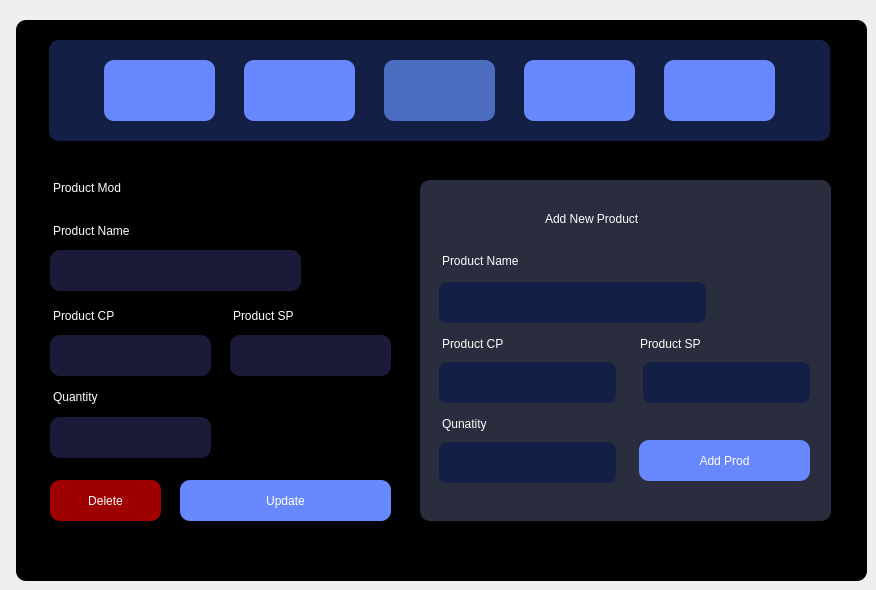
    <widget class="QWidget" name="tab_5">
     <attribute name="title">
      <string>Product Mod</string>
     </attribute>
     <widget class="QColumnView" name="columnView_10">
      <property name="geometry">
       <rect>
        <x>16</x>
        <y>20</y>
        <width>851</width>
        <height>561</height>
       </rect>
      </property>
      <property name="styleSheet">
       <string notr="true">background-color:rgb(0, 0, 0);
border-radius: 10px;</string>
      </property>
     </widget>
     <widget class="QColumnView" name="columnView_9">
      <property name="geometry">
       <rect>
        <x>49</x>
        <y>40</y>
        <width>781</width>
        <height>101</height>
       </rect>
      </property>
      <property name="styleSheet">
       <string notr="true">background-color:rgb(20, 31, 69);
border-radius: 10px;</string>
      </property>
     </widget>
     <widget class="QPushButton" name="navLogout3">
      <property name="geometry">
       <rect>
        <x>664</x>
        <y>60</y>
        <width>111</width>
        <height>61</height>
       </rect>
      </property>
      <property name="toolTip">
       <string>Logout</string>
      </property>
      <property name="styleSheet">
       <string notr="true">QPushButton#navLogout3 {
background-color: #6788FF; /* Background color */
font: 63 11pt &quot;Poppins SemiBold&quot;;
outline: 0;
color: white; /* Text color */
padding: 10px 20px; /* Padding for the button */
border: none; /* Remove default button border */
border-radius: 10px; /* Add some border-radius for a rounded appearance */
}
QPushButton#navLogout3:hover {
cursor: pointer; /* Change cursor to pointer on hover */
background-color: #4c6cbf;
}</string>
      </property>
      <property name="text">
       <string/>
      </property>
      <property name="icon">
       <iconset>
        <normaloff>../images/logout.png</normaloff>../images/logout.png</iconset>
      </property>
      <property name="iconSize">
       <size>
        <width>75</width>
        <height>75</height>
       </size>
      </property>
     </widget>
     <widget class="QPushButton" name="navProdMod3">
      <property name="geometry">
       <rect>
        <x>384</x>
        <y>60</y>
        <width>111</width>
        <height>61</height>
       </rect>
      </property>
      <property name="toolTip">
       <string>Logout</string>
      </property>
      <property name="styleSheet">
       <string notr="true">QPushButton#navProdMod3 {
background-color: #4c6cbf; /* Background color */
font: 63 11pt &quot;Poppins SemiBold&quot;;
outline: 0;
color: white; /* Text color */
padding: 10px 20px; /* Padding for the button */
border: none; /* Remove default button border */
border-radius: 10px; /* Add some border-radius for a rounded appearance */
}
QPushButton#navProdMod3:hover {
cursor: pointer; /* Change cursor to pointer on hover */
background-color: #4c6cbf;
}</string>
      </property>
      <property name="text">
       <string/>
      </property>
      <property name="icon">
       <iconset>
        <normaloff>../images/clipboard-list.svg</normaloff>../images/clipboard-list.svg</iconset>
      </property>
      <property name="iconSize">
       <size>
        <width>35</width>
        <height>35</height>
       </size>
      </property>
     </widget>
     <widget class="QPushButton" name="navOrderEntry3">
      <property name="geometry">
       <rect>
        <x>104</x>
        <y>60</y>
        <width>111</width>
        <height>61</height>
       </rect>
      </property>
      <property name="toolTip">
       <string>Order Entry</string>
      </property>
      <property name="styleSheet">
       <string notr="true">QPushButton#navOrderEntry3 {
background-color: #6788FF; /* Background color */
font: 63 11pt &quot;Poppins SemiBold&quot;;
color: white; /* Text color */
outline: 0;
padding: 10px 20px; /* Padding for the button */
border: none; /* Remove default button border */
border-radius: 10px; /* Add some border-radius for a rounded appearance */
}
QPushButton#navOrderEntry3:	hover {
cursor: pointer; /* Change cursor to pointer on hover */
background-color: #4c6cbf;
}</string>
      </property>
      <property name="text">
       <string/>
      </property>
      <property name="icon">
       <iconset>
        <normaloff>../images/shopping.svg</normaloff>../images/shopping.svg</iconset>
      </property>
      <property name="iconSize">
       <size>
        <width>35</width>
        <height>35</height>
       </size>
      </property>
     </widget>
     <widget class="QPushButton" name="navViewOrders3">
      <property name="enabled">
       <bool>true</bool>
      </property>
      <property name="geometry">
       <rect>
        <x>524</x>
        <y>60</y>
        <width>111</width>
        <height>61</height>
       </rect>
      </property>
      <property name="toolTip">
       <string>Orders</string>
      </property>
      <property name="styleSheet">
       <string notr="true">QPushButton#navViewOrders3 {
background-color: #6788FF; /* Background color */
font: 63 11pt &quot;Poppins SemiBold&quot;;
color: white; /* Text color */
outline: 0;
padding: 10px 20px; /* Padding for the button */
border: none; /* Remove default button border */
border-radius: 10px; /* Add some border-radius for a rounded appearance */
}
QPushButton#navViewOrders3:hover {
cursor: pointer; /* Change cursor to pointer on hover */
background-color: #4c6cbf;
}</string>
      </property>
      <property name="text">
       <string/>
      </property>
      <property name="icon">
       <iconset>
        <normaloff>../images/orders.png</normaloff>../images/orders.png</iconset>
      </property>
      <property name="iconSize">
       <size>
        <width>75</width>
        <height>75</height>
       </size>
      </property>
     </widget>
     <widget class="QPushButton" name="navManageStocks3">
      <property name="geometry">
       <rect>
        <x>244</x>
        <y>60</y>
        <width>111</width>
        <height>61</height>
       </rect>
      </property>
      <property name="toolTip">
       <string>Edit Orders</string>
      </property>
      <property name="styleSheet">
       <string notr="true">QPushButton#navManageStocks3 {
background-color: #6788FF; /* Background color */
font: 63 11pt &quot;Poppins SemiBold&quot;;
outline: 0;
color: white; /* Text color */
padding: 10px 20px; /* Padding for the button */
border: none; /* Remove default button border */
border-radius: 10px; /* Add some border-radius for a rounded appearance */
}
QPushButton#navManageStocks3:hover {
cursor: pointer; /* Change cursor to pointer on hover */
background-color: #4c6cbf;
}</string>
      </property>
      <property name="text">
       <string/>
      </property>
      <property name="icon">
       <iconset>
        <normaloff>../images/shelves.svg</normaloff>../images/shelves.svg</iconset>
      </property>
      <property name="iconSize">
       <size>
        <width>35</width>
        <height>35</height>
       </size>
      </property>
     </widget>
     <widget class="QGroupBox" name="groupBox_2">
      <property name="geometry">
       <rect>
        <x>420</x>
        <y>180</y>
        <width>411</width>
        <height>341</height>
       </rect>
      </property>
      <property name="styleSheet">
       <string notr="true">    border-radius: 10px;
    gridline-color: #E0E0E0; /* Light grid lines */
    color: white; /* Dark text color */
    font: 10pt &quot;Poppins&quot;;
    background-color: #292D3E;
    border: 2px solid #292D3E; </string>
      </property>
      <property name="title">
       <string/>
      </property>
      <widget class="QLabel" name="label_10">
       <property name="geometry">
        <rect>
         <x>120</x>
         <y>18</y>
         <width>201</width>
         <height>41</height>
        </rect>
       </property>
       <property name="styleSheet">
        <string notr="true">background-color:rgba(255, 255, 255, 0);
font: 63 15pt &quot;Poppins SemiBold&quot;;
color: white</string>
       </property>
       <property name="text">
        <string>Add New Product</string>
       </property>
      </widget>
      <widget class="QLabel" name="label_12">
       <property name="geometry">
        <rect>
         <x>17</x>
         <y>60</y>
         <width>161</width>
         <height>41</height>
        </rect>
       </property>
       <property name="styleSheet">
        <string notr="true">background-color:rgba(255, 255, 255, 0);
font: 63 11pt &quot;Poppins SemiBold&quot;;
color: white</string>
       </property>
       <property name="text">
        <string>Product Name</string>
       </property>
      </widget>
      <widget class="QLineEdit" name="prodAddNameInp">
       <property name="geometry">
        <rect>
         <x>17</x>
         <y>100</y>
         <width>271</width>
         <height>45</height>
        </rect>
       </property>
       <property name="styleSheet">
        <string notr="true">color: white;
font: 12pt &quot;Poppins&quot;;
border-radius: 10px;
background-color:rgb(20, 31, 69);
padding:10px;</string>
       </property>
      </widget>
      <widget class="QLineEdit" name="prodAddSellingPriceInp">
       <property name="geometry">
        <rect>
         <x>221</x>
         <y>180</y>
         <width>171</width>
         <height>45</height>
        </rect>
       </property>
       <property name="styleSheet">
        <string notr="true">color: white;
font: 12pt &quot;Poppins&quot;;
border-radius: 10px;
background-color:rgb(20, 31, 69);
padding:10px;</string>
       </property>
      </widget>
      <widget class="QLineEdit" name="prodAddCostPriceInp">
       <property name="geometry">
        <rect>
         <x>17</x>
         <y>180</y>
         <width>181</width>
         <height>45</height>
        </rect>
       </property>
       <property name="styleSheet">
        <string notr="true">color: white;
font: 12pt &quot;Poppins&quot;;
border-radius: 10px;
background-color:rgb(20, 31, 69);
padding:10px;</string>
       </property>
      </widget>
      <widget class="QLabel" name="label_13">
       <property name="geometry">
        <rect>
         <x>215</x>
         <y>148</y>
         <width>131</width>
         <height>31</height>
        </rect>
       </property>
       <property name="styleSheet">
        <string notr="true">background-color:rgba(255, 255, 255, 0);
font: 63 11pt &quot;Poppins SemiBold&quot;;
color: white</string>
       </property>
       <property name="text">
        <string>Product SP</string>
       </property>
      </widget>
      <widget class="QLabel" name="label_14">
       <property name="geometry">
        <rect>
         <x>17</x>
         <y>148</y>
         <width>131</width>
         <height>31</height>
        </rect>
       </property>
       <property name="styleSheet">
        <string notr="true">background-color:rgba(255, 255, 255, 0);
font: 63 11pt &quot;Poppins SemiBold&quot;;
color: white</string>
       </property>
       <property name="text">
        <string>Product CP</string>
       </property>
      </widget>
      <widget class="QPushButton" name="prodAddBtn">
       <property name="geometry">
        <rect>
         <x>219</x>
         <y>260</y>
         <width>171</width>
         <height>41</height>
        </rect>
       </property>
       <property name="styleSheet">
        <string notr="true">QPushButton#prodAddBtn {
background-color: #6788FF; /* Background color */
font: 63 11pt &quot;Poppins SemiBold&quot;;
color: white; /* Text color */
outline: 0;
padding: 10px 20px; /* Padding for the button */
border: none; /* Remove default button border */
border-radius: 10px; /* Add some border-radius for a rounded appearance */
}
QPushButton#prodAddBtn:hover {
cursor: pointer; /* Change cursor to pointer on hover */
background-color: #4c6cbf;
}</string>
       </property>
       <property name="text">
        <string>Add Prod</string>
       </property>
      </widget>
      <widget class="QLabel" name="label_15">
       <property name="geometry">
        <rect>
         <x>17</x>
         <y>228</y>
         <width>131</width>
         <height>31</height>
        </rect>
       </property>
       <property name="styleSheet">
        <string notr="true">background-color:rgba(255, 255, 255, 0);
font: 63 11pt &quot;Poppins SemiBold&quot;;
color: white</string>
       </property>
       <property name="text">
        <string>Qunatity</string>
       </property>
      </widget>
      <widget class="QLineEdit" name="prodAddQuantityInp">
       <property name="geometry">
        <rect>
         <x>17</x>
         <y>260</y>
         <width>181</width>
         <height>45</height>
        </rect>
       </property>
       <property name="styleSheet">
        <string notr="true">color: white;
font: 12pt &quot;Poppins&quot;;
border-radius: 10px;
background-color:rgb(20, 31, 69);
padding:10px;</string>
       </property>
      </widget>
     </widget>
     <widget class="QLabel" name="label_4">
      <property name="geometry">
       <rect>
        <x>53</x>
        <y>167</y>
        <width>321</width>
        <height>41</height>
       </rect>
      </property>
      <property name="styleSheet">
       <string notr="true">background-color:rgba(255, 255, 255, 0);
font: 63 30pt &quot;Poppins SemiBold&quot;;
color: white</string>
      </property>
      <property name="text">
       <string>Product Mod</string>
      </property>
     </widget>
     <widget class="QLabel" name="prodNameLabel">
      <property name="geometry">
       <rect>
        <x>53</x>
        <y>210</y>
        <width>111</width>
        <height>41</height>
       </rect>
      </property>
      <property name="styleSheet">
       <string notr="true">background-color:rgba(255, 255, 255, 0);
font: 63 11pt &quot;Poppins SemiBold&quot;;
color: white</string>
      </property>
      <property name="text">
       <string>Product Name</string>
      </property>
     </widget>
     <widget class="QLabel" name="label_7">
      <property name="geometry">
       <rect>
        <x>53</x>
        <y>295</y>
        <width>91</width>
        <height>41</height>
       </rect>
      </property>
      <property name="styleSheet">
       <string notr="true">background-color:rgba(255, 255, 255, 0);
font: 63 11pt &quot;Poppins SemiBold&quot;;
color: white</string>
      </property>
      <property name="text">
       <string>Product CP</string>
      </property>
     </widget>
     <widget class="QLabel" name="label_8">
      <property name="geometry">
       <rect>
        <x>233</x>
        <y>295</y>
        <width>101</width>
        <height>41</height>
       </rect>
      </property>
      <property name="styleSheet">
       <string notr="true">background-color:rgba(255, 255, 255, 0);
font: 63 11pt &quot;Poppins SemiBold&quot;;
color: white</string>
      </property>
      <property name="text">
       <string>Product SP</string>
      </property>
     </widget>
     <widget class="QLineEdit" name="prodModCostPriceInp">
      <property name="geometry">
       <rect>
        <x>50</x>
        <y>335</y>
        <width>161</width>
        <height>41</height>
       </rect>
      </property>
      <property name="styleSheet">
       <string notr="true">color: white;
font: 12pt &quot;Poppins&quot;;
border-radius: 10px;
background-color:rgb(27, 26, 56);
padding:10px;</string>
      </property>
     </widget>
     <widget class="QLineEdit" name="prodModSellingPriceInp">
      <property name="geometry">
       <rect>
        <x>230</x>
        <y>335</y>
        <width>161</width>
        <height>41</height>
       </rect>
      </property>
      <property name="styleSheet">
       <string notr="true">color: white;
font: 12pt &quot;Poppins&quot;;
border-radius: 10px;
background-color:rgb(27, 26, 56);
padding:10px;</string>
      </property>
     </widget>
     <widget class="QPushButton" name="prodModUpdateBtn">
      <property name="geometry">
       <rect>
        <x>180</x>
        <y>480</y>
        <width>211</width>
        <height>41</height>
       </rect>
      </property>
      <property name="styleSheet">
       <string notr="true">QPushButton#prodModUpdateBtn {
background-color: #6788FF; /* Background color */
font: 63 11pt &quot;Poppins SemiBold&quot;;
color: white; /* Text color */
outline: 0;
padding: 10px 20px; /* Padding for the button */
border: none; /* Remove default button border */
border-radius: 10px; /* Add some border-radius for a rounded appearance */
}
QPushButton#prodModUpdateBtn:hover {
cursor: pointer; /* Change cursor to pointer on hover */
background-color: #4c6cbf;
}</string>
      </property>
      <property name="text">
       <string>Update</string>
      </property>
     </widget>
     <widget class="QPushButton" name="prodModDeleteBtn">
      <property name="geometry">
       <rect>
        <x>50</x>
        <y>480</y>
        <width>111</width>
        <height>41</height>
       </rect>
      </property>
      <property name="styleSheet">
       <string notr="true">QPushButton#prodModDeleteBtn {
background-color: #9f0000; /* Background color */
font: 63 11pt &quot;Poppins SemiBold&quot;;
color: white; /* Text color */
outline: 0;
padding: 10px 20px; /* Padding for the button */
border: none; /* Remove default button border */
border-radius: 10px; /* Add some border-radius for a rounded appearance */
transition: all 0.3s;
}
QPushButton#prodModDeleteBtn:hover {
cursor: pointer; /* Change cursor to pointer on hover */
background-color: #800402;
}</string>
      </property>
      <property name="text">
       <string>Delete</string>
      </property>
     </widget>
     <widget class="QLineEdit" name="prodModQuantityInp">
      <property name="geometry">
       <rect>
        <x>50</x>
        <y>417</y>
        <width>161</width>
        <height>41</height>
       </rect>
      </property>
      <property name="styleSheet">
       <string notr="true">color: white;
font: 12pt &quot;Poppins&quot;;
border-radius: 10px;
background-color:rgb(27, 26, 56);
padding:10px;</string>
      </property>
     </widget>
     <widget class="QLabel" name="label_11">
      <property name="geometry">
       <rect>
        <x>53</x>
        <y>386</y>
        <width>91</width>
        <height>21</height>
       </rect>
      </property>
      <property name="styleSheet">
       <string notr="true">background-color:rgba(255, 255, 255, 0);
font: 63 11pt &quot;Poppins SemiBold&quot;;
color: white</string>
      </property>
      <property name="text">
       <string>Quantity</string>
      </property>
     </widget>
     <widget class="QComboBox" name="prodModNameSel">
      <property name="geometry">
       <rect>
        <x>50</x>
        <y>250</y>
        <width>251</width>
        <height>41</height>
       </rect>
      </property>
      <property name="styleSheet">
       <string notr="true">QComboBox#prodModNameSel {
  border-radius: 10px;
  background-color: rgb(27, 26, 56);
  font: 63 12pt &quot;Poppins SemiBold&quot;;
  padding-top: 3px;
  padding-left: 12px;
  color: red;
}

QComboBox#prodModNameSel::drop-down {
  border-radius: 10px;
}

QComboBox QAbstractItemView {
  background-color: rgb(27, 26, 56);
  padding-top: 3px;
  padding-bottom: 3px;
  padding-left: 12px;
  padding-right:12px;
  color: red;
}

/* Hide vertical scrollbar */
QComboBox QScrollBar:vertical {
  width: 0px; /* Hides the scrollbar track */
  background: none; /* Optional: removes background color for better invisibility */
}

/* Hide horizontal scrollbar (optional) */
QComboBox QScrollBar:horizontal {
  height: 0px; /* Hides the scrollbar track */
  background: none; /* Optional: removes background color for better invisibility */
}</string>
      </property>
     </widget>
     <widget class="QLabel" name="prodModNegInfoLbl">
      <property name="geometry">
       <rect>
        <x>220</x>
        <y>540</y>
        <width>441</width>
        <height>30</height>
       </rect>
      </property>
      <property name="styleSheet">
       <string notr="true">background-color:rgba(255, 255, 255, 0);
font: 63 11pt &quot;Poppins SemiBold&quot;;
color: red;
/*color: #27e86f;*/</string>
      </property>
      <property name="text">
       <string/>
      </property>
     </widget>
     <widget class="QLabel" name="prodModPosInfoLbl">
      <property name="geometry">
       <rect>
        <x>220</x>
        <y>540</y>
        <width>441</width>
        <height>30</height>
       </rect>
      </property>
      <property name="styleSheet">
       <string notr="true">background-color:rgba(255, 255, 255, 0);
font: 63 11pt &quot;Poppins SemiBold&quot;;
/*color: red;*/
color: #27e86f;</string>
      </property>
      <property name="text">
       <string/>
      </property>
     </widget>
    </widget>
